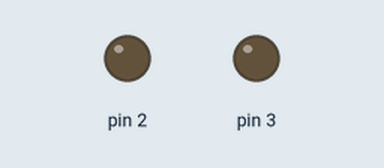
The sketch below on a simulated Arduino Uno, built with avr-gcc and run on an emulated ATmega328P. On the bench: output pins drawn as LEDs (lit = HIGH).

Above: at 0.06 s.
At 8.64 s:
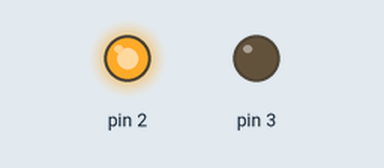
At 18.17 s:
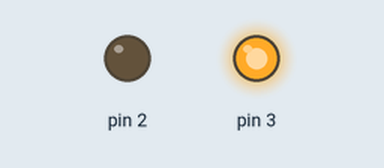
At 38.86 s:
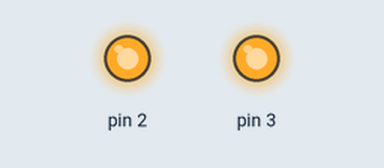
Timing chart, 0 to 40.0 s (numbered marks = the images above):
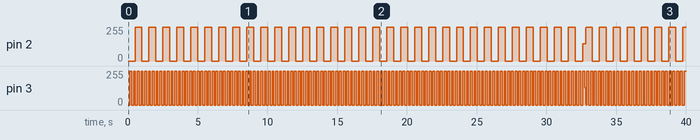

The sketch:

00_digitalWrite.ino
```cpp
bool pinState2;
bool pinState3;

int lastChange2;
int lastChange3;

void setup() {
  pinMode(2, OUTPUT);
  pinMode(3, OUTPUT);

  pinState2 = LOW;
  pinState3 = LOW;

  lastChange2 = 0;
  lastChange3 = 0;
}

void loop() {
  int now = millis();
  if (now > lastChange2 + 500){
    pinState2 = !pinState2;
    lastChange2 = now;
  }

  if (now > lastChange3 + 133){
    pinState3 = !pinState3;
    lastChange3 = now;
  }

  digitalWrite(2, pinState2);
  digitalWrite(3, pinState3);
}
```

Measured:
- by itself, pin 2: 0/255 → 255/255 at 0.50 s, → 0/255 0.50 s later, → 255/255 0.50 s later, → 0/255 0.50 s later, … (81 changes in this stretch)
- by itself, pin 3: 0/255 → 255/255 at 0.13 s, → 0/255 0.13 s later, → 255/255 0.13 s later, → 0/255 0.13 s later, … (299 changes in this stretch)
